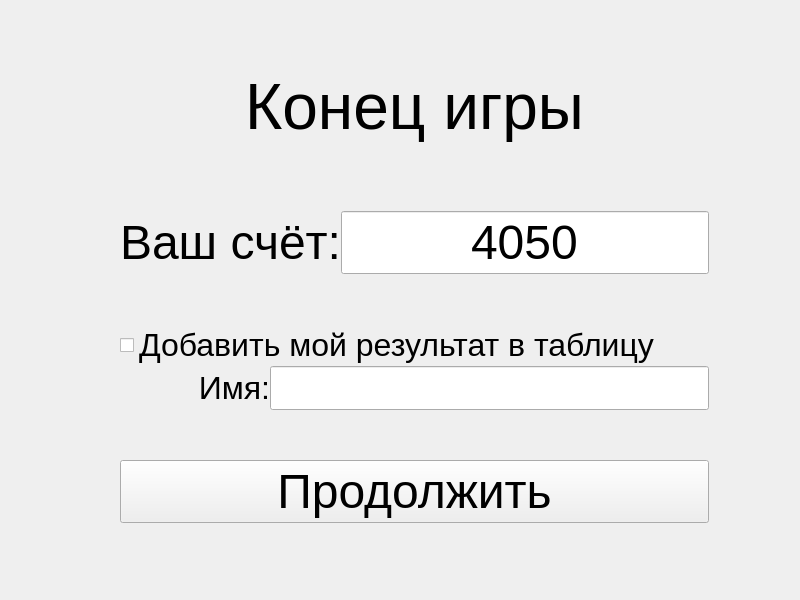
<?xml version="1.0" encoding="UTF-8"?>
<ui version="4.0">
 <class>EndGameWindow</class>
 <widget class="QMainWindow" name="EndGameWindow">
  <property name="geometry">
   <rect>
    <x>0</x>
    <y>0</y>
    <width>800</width>
    <height>600</height>
   </rect>
  </property>
  <property name="minimumSize">
   <size>
    <width>800</width>
    <height>600</height>
   </size>
  </property>
  <property name="maximumSize">
   <size>
    <width>800</width>
    <height>600</height>
   </size>
  </property>
  <property name="windowTitle">
   <string>Конец игры</string>
  </property>
  <widget class="QWidget" name="centralwidget">
   <widget class="QWidget" name="layoutWidget">
    <property name="geometry">
     <rect>
      <x>120</x>
      <y>53</y>
      <width>589</width>
      <height>470</height>
     </rect>
    </property>
    <layout class="QVBoxLayout" name="verticalLayout" stretch="0,0,0,25">
     <property name="spacing">
      <number>50</number>
     </property>
     <item>
      <widget class="QLabel" name="endLabel">
       <property name="font">
        <font>
         <pointsize>48</pointsize>
        </font>
       </property>
       <property name="text">
        <string>Конец игры</string>
       </property>
       <property name="alignment">
        <set>Qt::AlignCenter</set>
       </property>
      </widget>
     </item>
     <item>
      <layout class="QHBoxLayout" name="score_horizontalLayout">
       <property name="spacing">
        <number>0</number>
       </property>
       <item>
        <widget class="QLabel" name="scoreLabel">
         <property name="maximumSize">
          <size>
           <width>235</width>
           <height>16777215</height>
          </size>
         </property>
         <property name="font">
          <font>
           <pointsize>36</pointsize>
          </font>
         </property>
         <property name="text">
          <string>Ваш счёт:</string>
         </property>
         <property name="alignment">
          <set>Qt::AlignRight|Qt::AlignTrailing|Qt::AlignVCenter</set>
         </property>
        </widget>
       </item>
       <item>
        <widget class="QLineEdit" name="scoreLineEdit">
         <property name="font">
          <font>
           <pointsize>36</pointsize>
          </font>
         </property>
         <property name="text">
          <string>4050</string>
         </property>
         <property name="alignment">
          <set>Qt::AlignCenter</set>
         </property>
         <property name="readOnly">
          <bool>true</bool>
         </property>
        </widget>
       </item>
      </layout>
     </item>
     <item>
      <layout class="QVBoxLayout" name="result_verticalLayout">
       <property name="spacing">
        <number>0</number>
       </property>
       <item>
        <widget class="QCheckBox" name="checkBox">
         <property name="font">
          <font>
           <pointsize>24</pointsize>
          </font>
         </property>
         <property name="text">
          <string>Добавить мой результат в таблицу</string>
         </property>
        </widget>
       </item>
       <item>
        <layout class="QHBoxLayout" name="name_horizontalLayout">
         <property name="spacing">
          <number>0</number>
         </property>
         <item>
          <widget class="QLabel" name="nameLabel">
           <property name="minimumSize">
            <size>
             <width>150</width>
             <height>0</height>
            </size>
           </property>
           <property name="font">
            <font>
             <pointsize>24</pointsize>
            </font>
           </property>
           <property name="text">
            <string>Имя:</string>
           </property>
           <property name="alignment">
            <set>Qt::AlignRight|Qt::AlignTrailing|Qt::AlignVCenter</set>
           </property>
          </widget>
         </item>
         <item>
          <widget class="QLineEdit" name="nameLineEdit">
           <property name="font">
            <font>
             <pointsize>24</pointsize>
            </font>
           </property>
          </widget>
         </item>
        </layout>
       </item>
      </layout>
     </item>
     <item>
      <widget class="QPushButton" name="continueButton">
       <property name="font">
        <font>
         <pointsize>36</pointsize>
        </font>
       </property>
       <property name="text">
        <string>Продолжить</string>
       </property>
      </widget>
     </item>
    </layout>
   </widget>
  </widget>
  <widget class="QMenuBar" name="menuBar">
   <property name="geometry">
    <rect>
     <x>0</x>
     <y>0</y>
     <width>800</width>
     <height>21</height>
    </rect>
   </property>
  </widget>
 </widget>
 <resources/>
 <connections/>
</ui>
